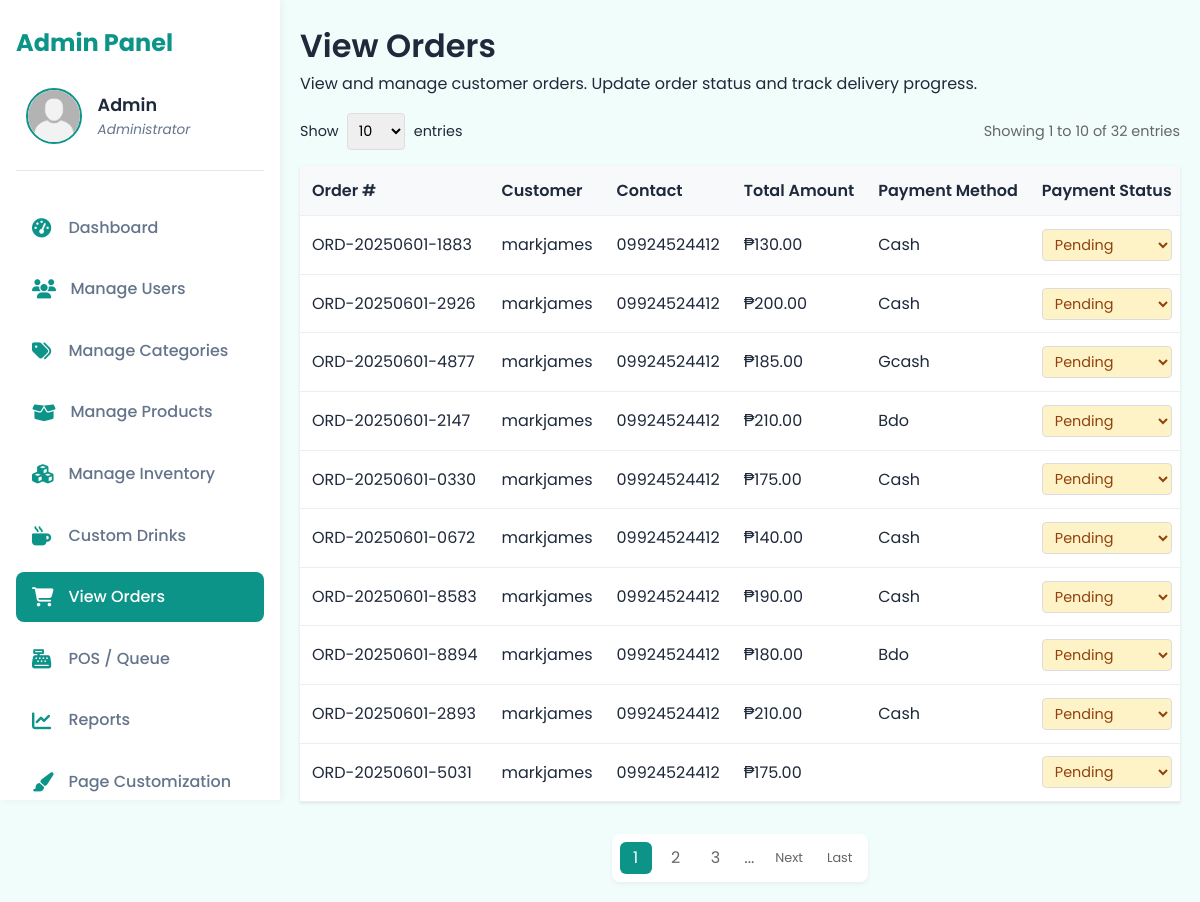
The app's page /dashboard/admin/view-orders.php (signed in) with its own data.
### tables this page shows
CREATE TABLE `users` (
  `id` int(11) NOT NULL,
  `name` varchar(100) DEFAULT NULL,
  `email` varchar(100) DEFAULT NULL,
  `password` varchar(255) DEFAULT NULL,
  `account_type` enum('admin','customer') DEFAULT 'customer',
  `email_verified` tinyint(1) DEFAULT 0,
  `verification_code` varchar(6) DEFAULT NULL,
  `reset_code` varchar(6) DEFAULT NULL,
  `created_at` timestamp NOT NULL DEFAULT current_timestamp(),
  `full_name` varchar(150) DEFAULT NULL,
  `address` text DEFAULT NULL,
  `age` int(11) DEFAULT NULL,
  `birthday` date DEFAULT NULL,
  `profile_image` varchar(255) DEFAULT NULL,
  `failed_attempts` int(11) DEFAULT 0,
  `is_blocked` tinyint(1) DEFAULT 0
);

CREATE TABLE `orders` (
  `order_id` int(11) NOT NULL,
  `user_id` int(11) NOT NULL,
  `order_number` varchar(20) NOT NULL,
  `total_amount` decimal(10,2) NOT NULL,
  `payment_method` enum('cash','gcash','bdo') NOT NULL,
  `payment_status` enum('pending','paid','failed') NOT NULL DEFAULT 'pending',
  `order_status` enum('pending','preparing','ready_for_pickup','completed','cancelled') NOT NULL DEFAULT 'pending',
  `delivery_method` enum('pickup','delivery') NOT NULL DEFAULT 'pickup',
  `delivery_address` text DEFAULT NULL,
  `contact_number` varchar(20) DEFAULT NULL,
  `special_instructions` text DEFAULT NULL,
  `created_at` timestamp NOT NULL DEFAULT current_timestamp(),
  `updated_at` timestamp NOT NULL DEFAULT current_timestamp() ON UPDATE current_timestamp()
);

### dashboard/admin/view-orders.php (the view, shortened to what this page needs)
<?php
include '../../config/db.php';
$entries_per_page = isset($_GET['entries']) ? (int)$_GET['entries'] : 10;
$current_page = isset($_GET['page']) ? (int)$_GET['page'] : 1;
$offset = ($current_page - 1) * $entries_per_page;
$total_records = $conn->query("SELECT COUNT(*) FROM orders")->fetchColumn();
$total_pages = ceil($total_records / $entries_per_page);
$stmt = $conn->prepare("
    SELECT o.*, u.name as customer_name
    FROM orders o
    JOIN users u ON o.user_id = u.id
    ORDER BY o.created_at DESC
    LIMIT :offset, :limit
");
$stmt->bindValue(':offset', $offset, PDO::PARAM_INT);
$stmt->bindValue(':limit', $entries_per_page, PDO::PARAM_INT);
$stmt->execute();
$orders = $stmt->fetchAll(PDO::FETCH_ASSOC);
?>
<!DOCTYPE html>
<html lang="en">
<head>
    <link rel="stylesheet" href="/alon_at_araw/assets/global.css"/>
    <link rel="stylesheet" href="/alon_at_araw/assets/styles/root-admin.css">
    <link rel="stylesheet" href="/alon_at_araw/assets/styles/view-orders.css"/>
    <link rel="stylesheet" href="/alon_at_araw/assets/fonts/font.css">
    <link rel="stylesheet" href="https://cdnjs.cloudflare.com/ajax/libs/jquery-toast-plugin/1.3.2/jquery.toast.min.css" />
    <link rel="stylesheet" href="https://cdnjs.cloudflare.com/ajax/libs/font-awesome/6.4.0/css/all.min.css"/>
</head>
<body>
<div class="main-container">
    <?php include '../../includes/admin-sidebar.php'; ?>
    <div class="content-wrapper">
        <main class="orders-management">
            <h1>View Orders</h1>
            <p class="subtitle">View and manage customer orders. Update order status and track delivery progress.</p>
            <div class="table-container">
                <div class="table-controls">
                    <div class="entries-control">
                        <label>Show
                            <select id="entriesSelect" onchange="changeEntries(this.value)">
                                <option value="10" <?= $entries_per_page == 10 ? 'selected' : '' ?>>10</option>
                            </select>
                            entries
                        </label>
                    </div>
                    <div class="table-info">
                        Showing <?= min(($current_page - 1) * $entries_per_page + 1, $total_records) ?> to
                        <?= min($current_page * $entries_per_page, $total_records) ?> of <?= $total_records ?> entries
                    </div>
                </div>
                <table class="orders-table">
                    <thead>
                        <tr>
                            <th>Order #</th>
                            <th>Customer</th>
                            <th>Contact</th>
                            <th>Total Amount</th>
                            <th>Payment Method</th>
                            <th>Payment Status</th>
                        </tr>
                    </thead>
                    <tbody>
                        <?php if (count($orders) > 0): ?>
                            <?php foreach ($orders as $order): ?>
                                <tr>
                                    <td><?= htmlspecialchars($order['order_number']) ?></td>
                                    <td><?= htmlspecialchars($order['customer_name']) ?></td>
                                    <td><?= htmlspecialchars($order['contact_number']) ?></td>
                                    <td>₱<?= number_format($order['total_amount'], 2) ?></td>
                                    <td><?= ucfirst(htmlspecialchars($order['payment_method'])) ?></td>
                                    <td>
                                        <form method="POST" class="status-form payment-form">
                                            <select name="new_payment_status"
                                                    onchange="if(handlePaymentStatusChange(this, <?= $order['order_id'] ?>)) this.form.submit()"
                                                    class="status-select payment-<?= $order['payment_status'] ?>"
                                                    data-payment-status="<?= $order['order_id'] ?>"
                                                    value="<?= $order['payment_status'] ?>">
                                                <option value="pending" <?= $order['payment_status'] === 'pending' ? 'selected' : '' ?>>Pending</option>
                                            </select>
                                        </form>
                                    </td>
                                </tr>
                            <?php endforeach; ?>
                        <?php else: ?>
                            <tr>
                                <td colspan="10" class="no-records">No orders found</td>
                            </tr>
                        <?php endif; ?>
                    </tbody>
                </table>
                <?php if ($total_pages > 1): ?>
                    <div class="pagination-container">
                        <div class="pagination">
                            <?php
                            $start_page = max(1, $current_page - 2);
                            $end_page = min($total_pages, $current_page + 2);
                            for ($i = $start_page; $i <= $end_page; $i++) {
                                $active_class = $i === $current_page ? 'active' : '';
                                echo "<a href='?page=$i&entries=$entries_per_page' class='page-link $active_class'>$i</a>";
                            }
                            if ($end_page < $total_pages) {
                                echo '<span class="page-ellipsis">...</span>';
                            }
                            ?>
                            <?php if ($current_page < $total_pages): ?>
                                <a href="?page=<?= $current_page + 1 ?>&entries=<?= $entries_per_page ?>" class="page-link next">Next</a>
                                <a href="?page=<?= $total_pages ?>&entries=<?= $entries_per_page ?>" class="page-link last">Last</a>
                            <?php endif; ?>
                        </div>
                    </div>
                <?php endif; ?>
            </div>
        </main>
    </div>
</div>
</body>
</html>

### includes/admin-sidebar.php (shortened to what this page needs)
<?php
$currentPage = basename($_SERVER['PHP_SELF']);
require_once __DIR__ . '/../config/db.php';
$stmt = $conn->prepare("SELECT name, profile_image FROM users WHERE id = ?");
$stmt->execute([$_SESSION['user_id']]);
$admin = $stmt->fetch();
$rawPath = $admin['profile_image'] ?? '';
$cleanPath = preg_replace('#^(\.\./)+#', '', $rawPath);
$profileImagePath = $cleanPath
    ? '/alon_at_araw/' . $cleanPath
    : '/alon_at_araw/assets/images/avatar.png';
?>
<!DOCTYPE html>
<html lang="en">
<head>
    <link rel="stylesheet" href="/alon_at_araw/assets/global.css"/>
    <link rel="stylesheet" href="/alon_at_araw/assets/styles/root-admin.css">
    <link rel="stylesheet" href="/alon_at_araw/assets/styles/admin-sidebar.css"/>
    <link rel="stylesheet" href="/alon_at_araw/assets/fonts/font.css">
    <link rel="stylesheet" href="https://cdnjs.cloudflare.com/ajax/libs/jquery-toast-plugin/1.3.2/jquery.toast.min.css" />
    <link rel="stylesheet" href="https://cdnjs.cloudflare.com/ajax/libs/font-awesome/6.4.0/css/all.min.css"/>
</head>
<body>
<aside class="sidebar">
  <div class="sidebar-header">
  <h2>Admin Panel</h2>
  <a href="admin-profile.php" class="admin-profile-link">
    <div class="admin-profile">
      <img src="<?= htmlspecialchars($profileImagePath) ?>" alt="Admin Profile" class="profile-pic" />
      <div class="admin-info">
        <span class="admin-name"><?= htmlspecialchars($admin['name']) ?></span>
        <small class="admin-role">Administrator</small>
      </div>
    </div>
  </a>
</div>
  <nav class="nav-links">
    <ul>
      <li><a href="dashboard.php" class="<?= $currentPage === 'dashboard.php' ? 'active' : '' ?>"><i class="fas fa-tachometer-alt"></i> Dashboard</a></li>
      <li><a href="manage-users.php" class="<?= $currentPage === 'manage-users.php' ? 'active' : '' ?>"><i class="fas fa-users"></i> Manage Users</a></li>
      <li><a href="manage-categories.php" class="<?= $currentPage === 'manage-categories.php' ? 'active' : '' ?>"><i class="fas fa-tags"></i> Manage Categories</a></li>
      <li><a href="manage-products.php" class="<?= $currentPage === 'manage-products.php' ? 'active' : '' ?>"><i class="fas fa-box-open"></i> Manage Products</a></li>
      <li><a href="inventory.php" class="<?= $currentPage === 'inventory.php' ? 'active' : '' ?>"><i class="fas fa-cubes"></i> Manage Inventory</a></li>
      <li><a href="custom-drinks.php" class="<?= $currentPage === 'custom-drinks.php' ? 'active' : '' ?>"><i class="fas fa-mug-hot"></i> Custom Drinks</a></li>
      <li><a href="view-orders.php" class="<?= $currentPage === 'view-orders.php' ? 'active' : '' ?>"><i class="fas fa-shopping-cart"></i> View Orders</a></li>
      <li><a href="pos.php" class="<?= $currentPage === 'pos.php' ? 'active' : '' ?>"><i class="fas fa-cash-register"></i> POS / Queue</a></li>
      <li><a href="reports.php" class="<?= $currentPage === 'reports.php' ? 'active' : '' ?>"><i class="fas fa-chart-line"></i> Reports</a></li>
      <li><a href="customize-site.php" class="<?= $currentPage === 'customize-site.php' ? 'active' : '' ?>"><i class="fas fa-paint-brush"></i> Page Customization</a></li>
    </ul>
  </nav>
</aside>
</body>
</html>

### assets/global.css (style rules this page uses)
* { margin: 0; padding: 0; box-sizing: border-box; }
html { scroll-behavior: smooth; }
body { font-family: 'Poppins', sans-serif; font-size: 16px; line-height: 1.6; background-color: #fff; color: #000; }
a { text-decoration: none; color: inherit; }
input, select, textarea { font: inherit; border: 1px solid #ccc; padding: 0.5rem; border-radius: 4px; }
h1, h2, h3, h4, h5, h6 { font-weight: 600; color: inherit; }
p { margin: 0 0 1rem 0; }

### assets/styles/root-admin.css (style rules this page uses)
:root { --sidebar-width: 280px; --color-primary: #0d9488; --color-primary-hover: #0f766e; --color-bg: #f0fdfa; --color-sidebar-bg: #ffffff; --color-text-primary: #1e293b; --color-text-secondary: #64748b; --color-text-hover: #0d9488; --color-border: #e2e8f0; --color-shadow: rgba(0, 0, 0, 0.05); --color-error: #b30000; --color-success: #28a745; --color-warning: #ffc107; --color-info: #17a2b8; --color-bg-error: #ffe5e5; --color-bg-success: #e5ffe5; --color-bg-warning: #fff8e5; }

### assets/styles/view-orders.css (style rules this page uses)
.main-container { display: flex; min-height: 100vh; width: 100%; background-color: var(--color-bg); }
.content-wrapper { margin-left: var(--sidebar-width); flex-grow: 1; padding: 20px; background-color: var(--color-bg); overflow-x: auto; }
.orders-table { width: 100%; border-collapse: collapse; margin-top: 1rem; background: white; box-shadow: 0 1px 3px rgba(0,0,0,0.1); }
.orders-table th, .orders-table td { padding: 12px; text-align: left; border-bottom: 1px solid #eee; }
.orders-table th { background-color: #f8f9fa; font-weight: 600; }
.payment-pending { background-color: #fef3c7; color: #92400e; }
.status-select { padding: 4px 8px; border-radius: 4px; border: 1px solid #ddd; font-size: 0.9em; }
.table-controls { display: flex; justify-content: space-between; align-items: center; margin-bottom: 1rem; font-size: 0.9rem; }
.entries-control { display: flex; align-items: center; gap: 0.5rem; }
.entries-control select { padding: 0.4rem; border: 1px solid #ddd; border-radius: 4px; margin: 0 0.3rem; }
.table-info { color: #666; }
.pagination-container { display: flex; justify-content: center; margin-top: 2rem; }
.pagination { display: flex; align-items: center; gap: 0.5rem; background: white; padding: 0.5rem; border-radius: 8px; box-shadow: 0 2px 4px rgba(0,0,0,0.05); }
.page-link { display: flex; align-items: center; justify-content: center; min-width: 32px; height: 32px; padding: 0 0.5rem; border-radius: 6px; color: #666; text-decoration: none; transition: all 0.2s; }
.page-link.active { background: var(--color-primary); color: white; }
.page-ellipsis { color: #666; padding: 0 0.3rem; }
.first, .last, .prev, .next { font-size: 0.8rem; }
@media (max-width: 1200px) { .orders-table { display: block; overflow-x: auto; white-space: nowrap; } }

### dashboard/admin/view-orders.php (style rules this page uses)
.status-select { padding: 4px 8px; border-radius: 4px; border: 1px solid #ddd; font-size: 0.9em; cursor: pointer; transition: all 0.2s; }
.payment-pending { background-color: #fef3c7; color: #92400e; }
.status-form { margin: 0; }
.status-form select { width: 100%; }

### records on screen
users: name "Admin"
orders: order_number "ORD-20250601-1883", user.name "markjames", contact_number "09924524412", total_amount "130.00", payment_method "Cash", new_payment_status "Pending"
orders: order_number "ORD-20250601-2926", user.name "markjames", contact_number "09924524412", total_amount "200.00", payment_method "Cash", new_payment_status "Pending"
orders: order_number "ORD-20250601-4877", user.name "markjames", contact_number "09924524412", total_amount "185.00", payment_method "Gcash", new_payment_status "Pending"
orders: order_number "ORD-20250601-2147", user.name "markjames", contact_number "09924524412", total_amount "210.00", payment_method "Bdo", new_payment_status "Pending"
orders: order_number "ORD-20250601-0330", user.name "markjames", contact_number "09924524412", total_amount "175.00", payment_method "Cash", new_payment_status "Pending"
orders: order_number "ORD-20250601-0672", user.name "markjames", contact_number "09924524412", total_amount "140.00", payment_method "Cash", new_payment_status "Pending"
orders: order_number "ORD-20250601-8583", user.name "markjames", contact_number "09924524412", total_amount "190.00", payment_method "Cash", new_payment_status "Pending"
orders: order_number "ORD-20250601-8894", user.name "markjames", contact_number "09924524412", total_amount "180.00", payment_method "Bdo", new_payment_status "Pending"
orders: order_number "ORD-20250601-2893", user.name "markjames", contact_number "09924524412", total_amount "210.00", payment_method "Cash", new_payment_status "Pending"
orders: order_number "ORD-20250601-5031", user.name "markjames", contact_number "09924524412", total_amount "175.00", new_payment_status "Pending"

### other values on screen
min(($current_page - 1) * $entries_per_page + 1, $total_records) "1"
min($current_page * $entries_per_page, $total_records) "10"
$total_records "32"
